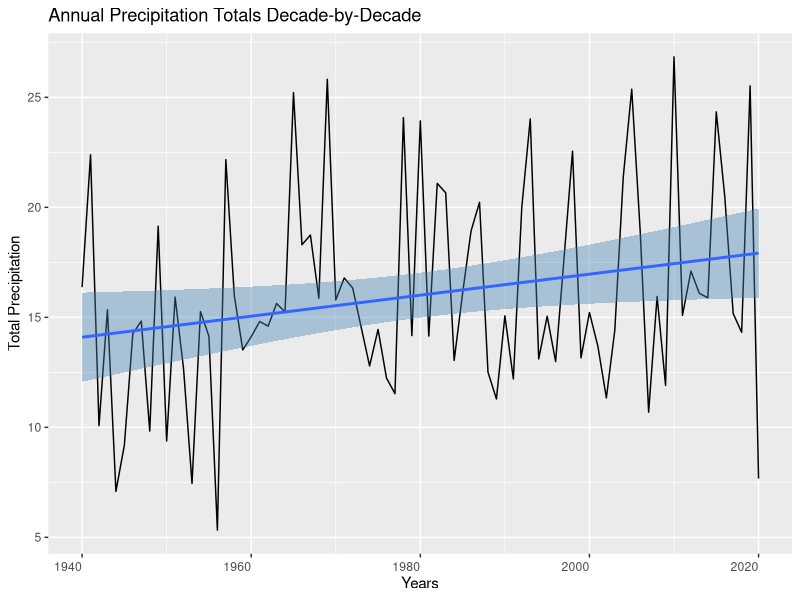
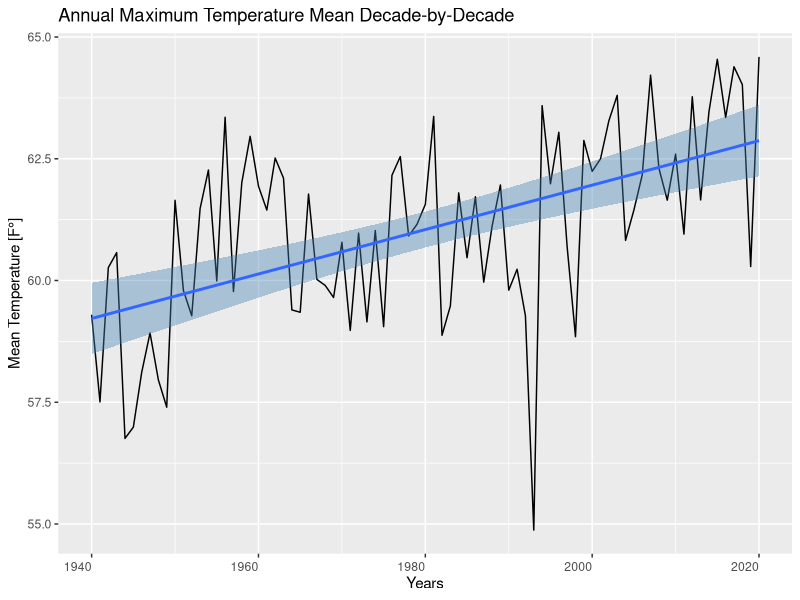
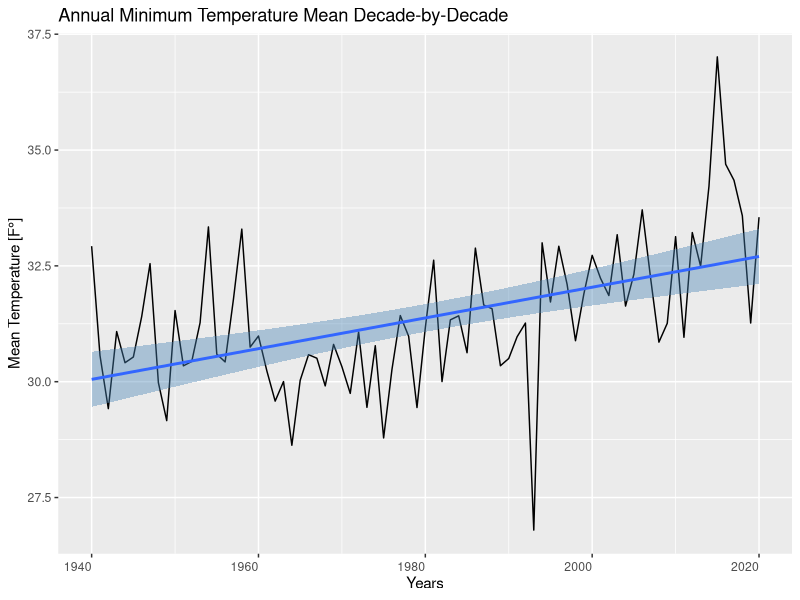

The R source for these figures, in order:
## ---- chunk 1
knitr::opts_chunk$set(echo = TRUE)
station_data <- read.csv("NOAA_Weather_data.csv")

c = station_data$DATE[1:21844]
c = as.Date(format(as.Date(c, "%m/%d/%y"), "19%y-%m-%d"))
m = station_data$DATE[21845:29449]
m = as.Date(format(as.Date(m, "%m/%d/%y")))
v = c(c,m)
station_data$DATE <- v

# rm(list = ls())
## ---- chunk 2
x40 = na.omit(station_data[station_data$DATE >= "1940-01-01" & station_data$DATE <="1940-12-31",4])
x41 = na.omit(station_data[station_data$DATE >= "1941-01-01" & station_data$DATE <="1941-12-31",4])
x42 = na.omit(station_data[station_data$DATE >= "1942-01-01" & station_data$DATE <="1942-12-31",4])
x43 = na.omit(station_data[station_data$DATE >= "1943-01-01" & station_data$DATE <="1943-12-31",4])
x44 = na.omit(station_data[station_data$DATE >= "1944-01-01" & station_data$DATE <="1944-12-31",4])
x45 = na.omit(station_data[station_data$DATE >= "1945-01-01" & station_data$DATE <="1945-12-31",4])
x46 = na.omit(station_data[station_data$DATE >= "1946-01-01" & station_data$DATE <="1946-12-31",4])
x47 = na.omit(station_data[station_data$DATE >= "1947-01-01" & station_data$DATE <="1947-12-31",4])
x48 = na.omit(station_data[station_data$DATE >= "1948-01-01" & station_data$DATE <="1948-12-31",4])
x49 = na.omit(station_data[station_data$DATE >= "1949-01-01" & station_data$DATE <="1949-12-31",4])

x4 = c(sum(x40),sum(x41),sum(x42),sum(x43),sum(x44),sum(x45),sum(x46),sum(x47),sum(x48),sum(x49))


x50 = na.omit(station_data[station_data$DATE >= "1950-01-01" & station_data$DATE <="1950-12-31",4])
x51 = na.omit(station_data[station_data$DATE >= "1951-01-01" & station_data$DATE <="1951-12-31",4])
x52 = na.omit(station_data[station_data$DATE >= "1952-01-01" & station_data$DATE <="1952-12-31",4])
x53 = na.omit(station_data[station_data$DATE >= "1953-01-01" & station_data$DATE <="1953-12-31",4])
x54 = na.omit(station_data[station_data$DATE >= "1954-01-01" & station_data$DATE <="1954-12-31",4])
x55 = na.omit(station_data[station_data$DATE >= "1955-01-01" & station_data$DATE <="1955-12-31",4])
x56 = na.omit(station_data[station_data$DATE >= "1956-01-01" & station_data$DATE <="1956-12-31",4])
x57 = na.omit(station_data[station_data$DATE >= "1957-01-01" & station_data$DATE <="1957-12-31",4])
x58 = na.omit(station_data[station_data$DATE >= "1958-01-01" & station_data$DATE <="1958-12-31",4])
x59 = na.omit(station_data[station_data$DATE >= "1959-01-01" & station_data$DATE <="1959-12-31",4])

x5 = c(sum(x50),sum(x51),sum(x52),sum(x53),sum(x54),sum(x55),sum(x56),sum(x57),sum(x58),sum(x59))


x60 = na.omit(station_data[station_data$DATE >= "1960-01-01" & station_data$DATE <="1960-12-31",4])
x61 = na.omit(station_data[station_data$DATE >= "1961-01-01" & station_data$DATE <="1961-12-31",4])
x62 = na.omit(station_data[station_data$DATE >= "1962-01-01" & station_data$DATE <="1962-12-31",4])
x63 = na.omit(station_data[station_data$DATE >= "1963-01-01" & station_data$DATE <="1963-12-31",4])
x64 = na.omit(station_data[station_data$DATE >= "1964-01-01" & station_data$DATE <="1964-12-31",4])
x65 = na.omit(station_data[station_data$DATE >= "1965-01-01" & station_data$DATE <="1965-12-31",4])
x66 = na.omit(station_data[station_data$DATE >= "1966-01-01" & station_data$DATE <="1966-12-31",4])
x67 = na.omit(station_data[station_data$DATE >= "1967-01-01" & station_data$DATE <="1967-12-31",4])
x68 = na.omit(station_data[station_data$DATE >= "1968-01-01" & station_data$DATE <="1968-12-31",4])
x69 = na.omit(station_data[station_data$DATE >= "1969-01-01" & station_data$DATE <="1969-12-31",4])

x6 = c(sum(x60),sum(x61),sum(x62),sum(x63),sum(x64),sum(x65),sum(x66),sum(x67),sum(x68),sum(x69))



x70 = na.omit(station_data[station_data$DATE >= "1970-01-01" & station_data$DATE <="1970-12-31",4])
x71 = na.omit(station_data[station_data$DATE >= "1971-01-01" & station_data$DATE <="1971-12-31",4])
x72 = na.omit(station_data[station_data$DATE >= "1972-01-01" & station_data$DATE <="1972-12-31",4])
x73 = na.omit(station_data[station_data$DATE >= "1973-01-01" & station_data$DATE <="1973-12-31",4])
x74 = na.omit(station_data[station_data$DATE >= "1974-01-01" & station_data$DATE <="1974-12-31",4])
x75 = na.omit(station_data[station_data$DATE >= "1975-01-01" & station_data$DATE <="1975-12-31",4])
x76 = na.omit(station_data[station_data$DATE >= "1976-01-01" & station_data$DATE <="1976-12-31",4])
x77 = na.omit(station_data[station_data$DATE >= "1977-01-01" & station_data$DATE <="1977-12-31",4])
x78 = na.omit(station_data[station_data$DATE >= "1978-01-01" & station_data$DATE <="1978-12-31",4])
x79 = na.omit(station_data[station_data$DATE >= "1979-01-01" & station_data$DATE <="1979-12-31",4])

x7 = c(sum(x70),sum(x71),sum(x72),sum(x73),sum(x74),sum(x75),sum(x76),sum(x77),sum(x78),sum(x79))


x80 = na.omit(station_data[station_data$DATE >= "1980-01-01" & station_data$DATE <="1980-12-31",4])
x81 = na.omit(station_data[station_data$DATE >= "1981-01-01" & station_data$DATE <="1981-12-31",4])
x82 = na.omit(station_data[station_data$DATE >= "1982-01-01" & station_data$DATE <="1982-12-31",4])
x83 = na.omit(station_data[station_data$DATE >= "1983-01-01" & station_data$DATE <="1983-12-31",4])
x84 = na.omit(station_data[station_data$DATE >= "1984-01-01" & station_data$DATE <="1984-12-31",4])
x85 = na.omit(station_data[station_data$DATE >= "1985-01-01" & station_data$DATE <="1985-12-31",4])
x86 = na.omit(station_data[station_data$DATE >= "1986-01-01" & station_data$DATE <="1986-12-31",4])
x87 = na.omit(station_data[station_data$DATE >= "1987-01-01" & station_data$DATE <="1987-12-31",4])
x88 = na.omit(station_data[station_data$DATE >= "1988-01-01" & station_data$DATE <="1988-12-31",4])
x89 = na.omit(station_data[station_data$DATE >= "1989-01-01" & station_data$DATE <="1989-12-31",4])

x8 = c(sum(x80),sum(x81),sum(x82),sum(x83),sum(x84),sum(x85),sum(x86),sum(x87),sum(x88),sum(x89))


x90 = na.omit(station_data[station_data$DATE >= "1990-01-01" & station_data$DATE <="1990-12-31",4])
x91 = na.omit(station_data[station_data$DATE >= "1991-01-01" & station_data$DATE <="1991-12-31",4])
x92 = na.omit(station_data[station_data$DATE >= "1992-01-01" & station_data$DATE <="1992-12-31",4])
x93 = na.omit(station_data[station_data$DATE >= "1993-01-01" & station_data$DATE <="1993-12-31",4])
x94 = na.omit(station_data[station_data$DATE >= "1994-01-01" & station_data$DATE <="1994-12-31",4])
x95 = na.omit(station_data[station_data$DATE >= "1995-01-01" & station_data$DATE <="1995-12-31",4])
x96 = na.omit(station_data[station_data$DATE >= "1996-01-01" & station_data$DATE <="1996-12-31",4])
x97 = na.omit(station_data[station_data$DATE >= "1997-01-01" & station_data$DATE <="1997-12-31",4])
x98 = na.omit(station_data[station_data$DATE >= "1998-01-01" & station_data$DATE <="1998-12-31",4])
x99 = na.omit(station_data[station_data$DATE >= "1999-01-01" & station_data$DATE <="1999-12-31",4])

x9 = c(sum(x90),sum(x91),sum(x92),sum(x93),sum(x94),sum(x95),sum(x96),sum(x97),sum(x98),sum(x99))


x200 = na.omit(station_data[station_data$DATE >= "2000-01-01" & station_data$DATE <="2000-12-31",4])
x201 = na.omit(station_data[station_data$DATE >= "2001-01-01" & station_data$DATE <="2001-12-31",4])
x202 = na.omit(station_data[station_data$DATE >= "2002-01-01" & station_data$DATE <="2002-12-31",4])
x203 = na.omit(station_data[station_data$DATE >= "2003-01-01" & station_data$DATE <="2003-12-31",4])
x204 = na.omit(station_data[station_data$DATE >= "2004-01-01" & station_data$DATE <="2004-12-31",4])
x205 = na.omit(station_data[station_data$DATE >= "2005-01-01" & station_data$DATE <="2005-12-31",4])
x206 = na.omit(station_data[station_data$DATE >= "2006-01-01" & station_data$DATE <="2006-12-31",4])
x207 = na.omit(station_data[station_data$DATE >= "2007-01-01" & station_data$DATE <="2007-12-31",4])
x208 = na.omit(station_data[station_data$DATE >= "2008-01-01" & station_data$DATE <="2008-12-31",4])
x209 = na.omit(station_data[station_data$DATE >= "2009-01-01" & station_data$DATE <="2009-12-31",4])

x20 = c(sum(x200),sum(x201),sum(x202),sum(x203),sum(x204),sum(x205),sum(x206),sum(x207),sum(x208),sum(x209))


x210 = na.omit(station_data[station_data$DATE >= "2010-01-01" & station_data$DATE <="2010-12-31",4])
x211 = na.omit(station_data[station_data$DATE >= "2011-01-01" & station_data$DATE <="2011-12-31",4])
x212 = na.omit(station_data[station_data$DATE >= "2012-01-01" & station_data$DATE <="2012-12-31",4])
x213 = na.omit(station_data[station_data$DATE >= "2013-01-01" & station_data$DATE <="2013-12-31",4])
x214 = na.omit(station_data[station_data$DATE >= "2014-01-01" & station_data$DATE <="2014-12-31",4])
x215 = na.omit(station_data[station_data$DATE >= "2015-01-01" & station_data$DATE <="2015-12-31",4])
x216 = na.omit(station_data[station_data$DATE >= "2016-01-01" & station_data$DATE <="2016-12-31",4])
x217 = na.omit(station_data[station_data$DATE >= "2017-01-01" & station_data$DATE <="2017-12-31",4])
x218 = na.omit(station_data[station_data$DATE >= "2018-01-01" & station_data$DATE <="2018-12-31",4])
x219 = na.omit(station_data[station_data$DATE >= "2019-01-01" & station_data$DATE <="2019-12-31",4])
x220 = na.omit(station_data[station_data$DATE >= "2020-01-01" & station_data$DATE <="2020-12-31",4])

x21 = c(sum(x210),sum(x211),sum(x212),sum(x213),sum(x214),sum(x215),sum(x216),sum(x217),sum(x218),sum(x219),sum(x220))

precipitation = c(x4,x5,x6,x7,x8,x9,x20,x21)

precipitation_data = data.frame(precipitation)

## ---- chunk 3
library(tidyr)
library(dplyr)
new_data = station_data %>%
  separate(DATE, c("YEAR","MONTH","DAY"), "-") 


new_data = new_data%>%
  select(YEAR, PRCP, TMAX, TMIN, TOBS) %>%
  group_by(YEAR) %>%
  summarise(across(everything(), .f = list(mean = mean), na.rm = TRUE))

precipitation_data$YEAR = new_data$YEAR

## ---- chunk 4

# Annual Precipitation Data

library(ggplot2)
precipitation_data = as.data.frame(precipitation_data)
precipitation_data$YEAR = as.numeric(precipitation_data$YEAR)
ggplot(precipitation_data, aes(YEAR,precipitation))+
    geom_line()+ 
    theme(axis.text.x = element_text(angle = 0, vjust = 0.5, hjust=1))+
    geom_smooth(method=lm, level=0.95, fill="steelblue")+
    labs(title = "Annual Precipitation Totals Decade-by-Decade",
         x = "Years",
         y = "Total Precipitation")
## ---- chunk 5

max_temperature = new_data$TMAX_mean

max_temperature_data = data.frame(max_temperature)

max_temperature_data$YEAR = new_data$YEAR


library(ggplot2)
max_temperature_data = as.data.frame(max_temperature_data)
max_temperature_data$YEAR = as.numeric(max_temperature_data$YEAR)
ggplot(max_temperature_data, aes(YEAR,max_temperature))+
    geom_line()+ 
    theme(axis.text.x = element_text(angle = 0, vjust = 0.5, hjust=1))+
    geom_smooth(method=lm, level=0.95, fill="steelblue")+
    labs(title = "Annual Maximum Temperature Mean Decade-by-Decade",
         x = "Years",
         y = "Mean Temperature [F°]")
## ---- chunk 6
min_temperature = new_data$TMIN_mean

min_temperature_data = data.frame(min_temperature)

min_temperature_data$YEAR = new_data$YEAR


library(ggplot2)
min_temperature_data = as.data.frame(min_temperature_data)
min_temperature_data$YEAR = as.numeric(min_temperature_data$YEAR)
ggplot(min_temperature_data, aes(YEAR,min_temperature))+
    geom_line()+ 
    theme(axis.text.x = element_text(angle = 0, vjust = 0.5, hjust=1))+
    geom_smooth(method=lm, level=0.95, fill="steelblue")+
    labs(title = "Annual Minimum Temperature Mean Decade-by-Decade",
         x = "Years",
         y = "Mean Temperature [F°]")
